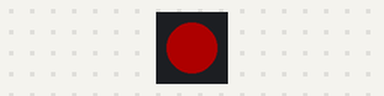
Bench run of a program on a simulated ESP32-S3. On the bench: 1 RGB LEDs in strip order, left to right. Dim RGB values are drawn brighter than linear.

Above: at 0.2 s.
At 1.7 s:
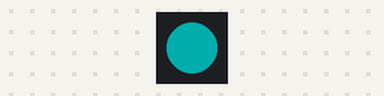
At 3.2 s:
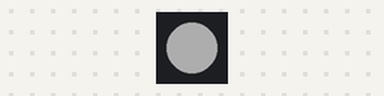
At 7.7 s:
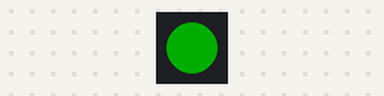
Timing chart, 0 to 8.1 s (numbered marks = the images above):
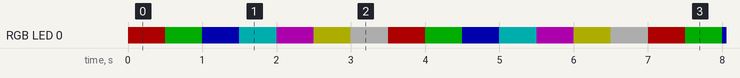

The program:

main.cpp
```cpp
#include <Arduino.h>
#include <Adafruit_NeoPixel.h>

#define LED_PIN    48
#define LED_COUNT  1
#define DELAY_MS   500

Adafruit_NeoPixel led(LED_COUNT, LED_PIN, NEO_GRB + NEO_KHZ800);

// Colores RGBCMYW
uint32_t colores[] = {
  led.Color(255,   0,   0),   // R
  led.Color(0,   255,   0),   // G
  led.Color(0,     0, 255),   // B
  led.Color(0,   255, 255),   // C
  led.Color(255,   0, 255),   // M
  led.Color(255, 255,   0),   // Y
  led.Color(255, 255, 255)    // W
};

void setup() {
  led.begin();
  led.setBrightness(50);   // Ajusta brillo (0–255)
}

void loop() {
  for (int i = 0; i < 7; i++) {
    led.setPixelColor(0, colores[i]);
    led.show();
    delay(DELAY_MS);
  }
}
```

Measured:
- by itself, RGB LED 0: repeats every 3.5 s: RGB(0, 50, 0) 0.50 s, RGB(0, 0, 50) 0.50 s, RGB(0, 50, 50) 0.50 s, RGB(50, 0, 50) 0.50 s, RGB(50, 50, 0) 0.50 s, RGB(50, 50, 50) 0.50 s, RGB(50, 0, 0) 0.50 s
- by itself, everything shown: repeats every 3.5 s, in 7 steps
